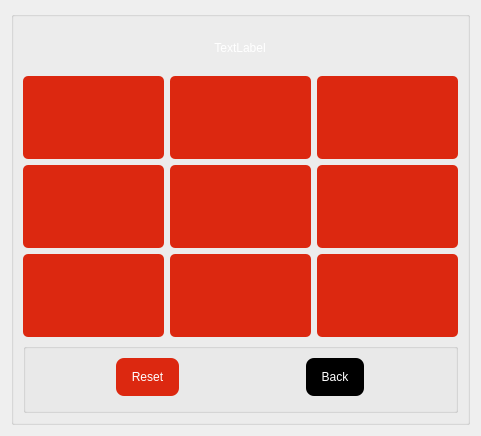
      <widget class="QWidget" name="Game_Page">
       <property name="styleSheet">
        <string notr="true"/>
       </property>
       <layout class="QVBoxLayout" name="verticalLayout_8">
        <item>
         <widget class="QGroupBox" name="groupBox_3">
          <property name="title">
           <string/>
          </property>
          <layout class="QVBoxLayout" name="verticalLayout_9">
           <item alignment="Qt::AlignHCenter">
            <widget class="QLabel" name="gamestatelabel">
             <property name="sizePolicy">
              <sizepolicy hsizetype="Maximum" vsizetype="Maximum">
               <horstretch>0</horstretch>
               <verstretch>0</verstretch>
              </sizepolicy>
             </property>
             <property name="layoutDirection">
              <enum>Qt::LeftToRight</enum>
             </property>
             <property name="styleSheet">
              <string notr="true">color: rgb(255, 255, 255);
padding: 15px;
font: 14pt &quot;My Puma&quot;;</string>
             </property>
             <property name="text">
              <string>TextLabel</string>
             </property>
             <property name="alignment">
              <set>Qt::AlignCenter</set>
             </property>
            </widget>
           </item>
           <item>
            <layout class="QGridLayout" name="gridLayout_4">
             <item row="2" column="0">
              <widget class="QPushButton" name="XO7">
               <property name="sizePolicy">
                <sizepolicy hsizetype="Minimum" vsizetype="Minimum">
                 <horstretch>0</horstretch>
                 <verstretch>0</verstretch>
                </sizepolicy>
               </property>
               <property name="styleSheet">
                <string notr="true">color: rgb(220, 40, 16);
border: none;
font: 60px bold;
background-color: rgb(220, 40, 16);
border-radius: 5px</string>
               </property>
               <property name="text">
                <string/>
               </property>
              </widget>
             </item>
             <item row="1" column="1">
              <widget class="QPushButton" name="XO5">
               <property name="sizePolicy">
                <sizepolicy hsizetype="Minimum" vsizetype="Minimum">
                 <horstretch>0</horstretch>
                 <verstretch>0</verstretch>
                </sizepolicy>
               </property>
               <property name="styleSheet">
                <string notr="true">color: rgb(220, 40, 16);
border: none;
font: 60px bold;
background-color: rgb(220, 40, 16);
border-radius: 5px</string>
               </property>
               <property name="text">
                <string/>
               </property>
              </widget>
             </item>
             <item row="2" column="1">
              <widget class="QPushButton" name="XO8">
               <property name="sizePolicy">
                <sizepolicy hsizetype="Minimum" vsizetype="Minimum">
                 <horstretch>0</horstretch>
                 <verstretch>0</verstretch>
                </sizepolicy>
               </property>
               <property name="styleSheet">
                <string notr="true">color: rgb(220, 40, 16);
border: none;
font: 60px bold;
background-color: rgb(220, 40, 16);
border-radius: 5px</string>
               </property>
               <property name="text">
                <string/>
               </property>
              </widget>
             </item>
             <item row="0" column="2">
              <widget class="QPushButton" name="XO3">
               <property name="sizePolicy">
                <sizepolicy hsizetype="Minimum" vsizetype="Minimum">
                 <horstretch>0</horstretch>
                 <verstretch>0</verstretch>
                </sizepolicy>
               </property>
               <property name="styleSheet">
                <string notr="true">color: rgb(220, 40, 16);
border: none;
font: 60px bold;
background-color: rgb(220, 40, 16);
border-radius: 5px</string>
               </property>
               <property name="text">
                <string/>
               </property>
              </widget>
             </item>
             <item row="1" column="0">
              <widget class="QPushButton" name="XO4">
               <property name="sizePolicy">
                <sizepolicy hsizetype="Minimum" vsizetype="Minimum">
                 <horstretch>0</horstretch>
                 <verstretch>0</verstretch>
                </sizepolicy>
               </property>
               <property name="styleSheet">
                <string notr="true">color: rgb(220, 40, 16);
border: none;
font: 60px bold;
background-color: rgb(220, 40, 16);
border-radius: 5px</string>
               </property>
               <property name="text">
                <string/>
               </property>
              </widget>
             </item>
             <item row="0" column="1">
              <widget class="QPushButton" name="XO2">
               <property name="sizePolicy">
                <sizepolicy hsizetype="Minimum" vsizetype="Minimum">
                 <horstretch>0</horstretch>
                 <verstretch>0</verstretch>
                </sizepolicy>
               </property>
               <property name="styleSheet">
                <string notr="true">color: rgb(220, 40, 16);
border: none;
font: 60px bold;
background-color: rgb(220, 40, 16);
border-radius: 5px</string>
               </property>
               <property name="text">
                <string/>
               </property>
              </widget>
             </item>
             <item row="2" column="2">
              <widget class="QPushButton" name="XO9">
               <property name="sizePolicy">
                <sizepolicy hsizetype="Minimum" vsizetype="Minimum">
                 <horstretch>0</horstretch>
                 <verstretch>0</verstretch>
                </sizepolicy>
               </property>
               <property name="styleSheet">
                <string notr="true">color: rgb(220, 40, 16);
border: none;
font: 60px bold;
background-color: rgb(220, 40, 16);
border-radius: 5px</string>
               </property>
               <property name="text">
                <string/>
               </property>
              </widget>
             </item>
             <item row="1" column="2">
              <widget class="QPushButton" name="XO6">
               <property name="sizePolicy">
                <sizepolicy hsizetype="Minimum" vsizetype="Minimum">
                 <horstretch>0</horstretch>
                 <verstretch>0</verstretch>
                </sizepolicy>
               </property>
               <property name="styleSheet">
                <string notr="true">color: rgb(220, 40, 16);
border: none;
font: 60px bold;
background-color: rgb(220, 40, 16);
border-radius: 5px</string>
               </property>
               <property name="text">
                <string/>
               </property>
              </widget>
             </item>
             <item row="0" column="0">
              <widget class="QPushButton" name="XO1">
               <property name="sizePolicy">
                <sizepolicy hsizetype="Minimum" vsizetype="Minimum">
                 <horstretch>0</horstretch>
                 <verstretch>0</verstretch>
                </sizepolicy>
               </property>
               <property name="styleSheet">
                <string notr="true">color: rgb(220, 40, 16);
border: none;
font: 60px bold;
background-color: rgb(220, 40, 16);
border-radius: 5px</string>
               </property>
               <property name="text">
                <string/>
               </property>
              </widget>
             </item>
            </layout>
           </item>
           <item>
            <widget class="QGroupBox" name="XObackbox">
             <property name="sizePolicy">
              <sizepolicy hsizetype="Minimum" vsizetype="Maximum">
               <horstretch>0</horstretch>
               <verstretch>0</verstretch>
              </sizepolicy>
             </property>
             <property name="title">
              <string/>
             </property>
             <layout class="QVBoxLayout" name="verticalLayout_10">
              <item>
               <layout class="QHBoxLayout" name="horizontalLayout_7">
                <item>
                 <widget class="QPushButton" name="XOreset">
                  <property name="sizePolicy">
                   <sizepolicy hsizetype="Maximum" vsizetype="Maximum">
                    <horstretch>0</horstretch>
                    <verstretch>0</verstretch>
                   </sizepolicy>
                  </property>
                  <property name="styleSheet">
                   <string notr="true">color: rgb(255, 255, 255);
background-color: rgb(220, 40, 16);
border: none;
font: 12pt &quot;My Puma&quot;;
padding: 12px 15px;
border-radius: 8px;
margin-bottom: 5px;</string>
                  </property>
                  <property name="text">
                   <string>Reset</string>
                  </property>
                 </widget>
                </item>
                <item>
                 <spacer name="horizontalSpacer_4">
                  <property name="orientation">
                   <enum>Qt::Horizontal</enum>
                  </property>
                  <property name="sizeType">
                   <enum>QSizePolicy::Maximum</enum>
                  </property>
                  <property name="sizeHint" stdset="0">
                   <size>
                    <width>40</width>
                    <height>20</height>
                   </size>
                  </property>
                 </spacer>
                </item>
                <item>
                 <widget class="QPushButton" name="XOback">
                  <property name="sizePolicy">
                   <sizepolicy hsizetype="Maximum" vsizetype="Maximum">
                    <horstretch>0</horstretch>
                    <verstretch>0</verstretch>
                   </sizepolicy>
                  </property>
                  <property name="styleSheet">
                   <string notr="true">color: rgb(255, 255, 255);
background-color: rgb(0, 0, 0);
border: none;
font: 12pt &quot;My Puma&quot;;
padding: 12px 15px;
border-radius: 8px;
margin-bottom: 5px;</string>
                  </property>
                  <property name="text">
                   <string>Back</string>
                  </property>
                 </widget>
                </item>
               </layout>
              </item>
             </layout>
            </widget>
           </item>
          </layout>
         </widget>
        </item>
       </layout>
      </widget>
